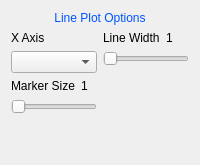
                      <widget class="QWidget" name="page_11">
                       <layout class="QGridLayout" name="gridLayout_27">
                        <item row="1" column="0">
                         <layout class="QGridLayout" name="gridLayout_26">
                          <item row="0" column="0">
                           <layout class="QVBoxLayout" name="verticalLayout_22">
                            <item>
                             <widget class="QLabel" name="LineXComboLabel">
                              <property name="sizePolicy">
                               <sizepolicy hsizetype="Preferred" vsizetype="Fixed">
                                <horstretch>0</horstretch>
                                <verstretch>0</verstretch>
                               </sizepolicy>
                              </property>
                              <property name="text">
                               <string>X Axis</string>
                              </property>
                             </widget>
                            </item>
                            <item>
                             <widget class="QComboBox" name="LineXAxis"/>
                            </item>
                            <item>
                             <layout class="QHBoxLayout" name="horizontalLayout_11">
                              <item>
                               <widget class="QLabel" name="LineMarkerSizeLabel">
                                <property name="text">
                                 <string>Marker Size</string>
                                </property>
                               </widget>
                              </item>
                              <item>
                               <widget class="QLabel" name="LineMarkerSize">
                                <property name="text">
                                 <string>1</string>
                                </property>
                               </widget>
                              </item>
                             </layout>
                            </item>
                            <item>
                             <widget class="QSlider" name="LineMarkerSlider">
                              <property name="minimum">
                               <number>1</number>
                              </property>
                              <property name="orientation">
                               <enum>Qt::Horizontal</enum>
                              </property>
                             </widget>
                            </item>
                            <item>
                             <spacer name="verticalSpacer_18">
                              <property name="orientation">
                               <enum>Qt::Vertical</enum>
                              </property>
                              <property name="sizeHint" stdset="0">
                               <size>
                                <width>20</width>
                                <height>40</height>
                               </size>
                              </property>
                             </spacer>
                            </item>
                           </layout>
                          </item>
                          <item row="0" column="1">
                           <layout class="QVBoxLayout" name="verticalLayout_23">
                            <item>
                             <layout class="QHBoxLayout" name="horizontalLayout_12">
                              <item>
                               <widget class="QLabel" name="LineLineWidthLabel">
                                <property name="text">
                                 <string>Line Width</string>
                                </property>
                               </widget>
                              </item>
                              <item>
                               <widget class="QLabel" name="LineWidth">
                                <property name="text">
                                 <string>1</string>
                                </property>
                               </widget>
                              </item>
                             </layout>
                            </item>
                            <item>
                             <widget class="QSlider" name="LineSlider">
                              <property name="minimum">
                               <number>1</number>
                              </property>
                              <property name="orientation">
                               <enum>Qt::Horizontal</enum>
                              </property>
                             </widget>
                            </item>
                            <item>
                             <spacer name="verticalSpacer_19">
                              <property name="orientation">
                               <enum>Qt::Vertical</enum>
                              </property>
                              <property name="sizeHint" stdset="0">
                               <size>
                                <width>20</width>
                                <height>40</height>
                               </size>
                              </property>
                             </spacer>
                            </item>
                           </layout>
                          </item>
                         </layout>
                        </item>
                        <item row="0" column="0">
                         <widget class="QLabel" name="label_51">
                          <property name="text">
                           <string>&lt;html&gt;&lt;head/&gt;&lt;body&gt;&lt;p align=&quot;center&quot;&gt;&lt;span style=&quot; color:#0055ff;&quot;&gt;Line Plot Options&lt;/span&gt;&lt;/p&gt;&lt;/body&gt;&lt;/html&gt;</string>
                          </property>
                         </widget>
                        </item>
                       </layout>
                      </widget>
